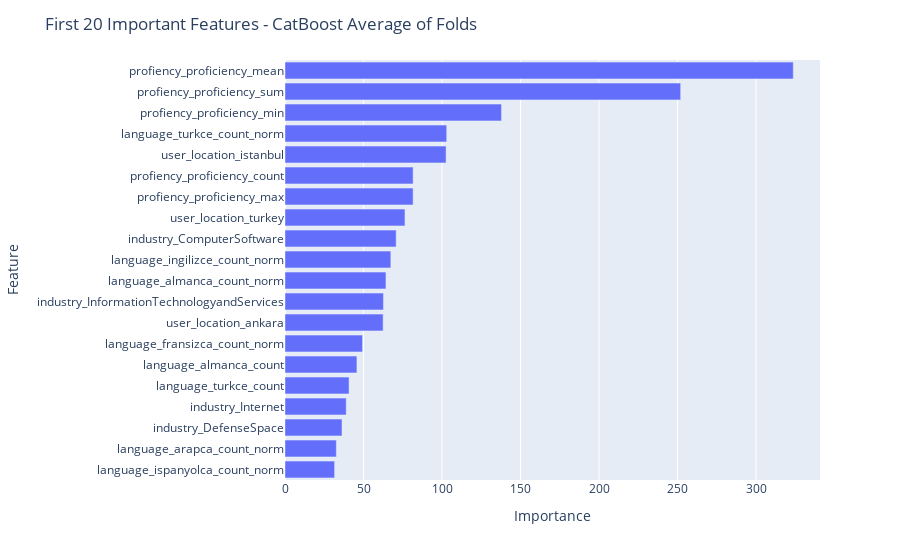

The cell this chart's notebook holds for it:
### Code cell
import plotly.express as px
importance = [model.feature_importances_ for model in models]

f_importance = pd.concat([pd.Series(X.columns.to_list(),name='Feature'),
                          pd.Series(np.mean(importance,axis=0),name="Importance")],
                         axis=1).sort_values(by='Importance',
                                             ascending=True)

fig = px.bar(f_importance.tail(20),x='Importance',y='Feature')
fig.update_layout(
    title_text="First 20 Important Features - CatBoost Average of Folds"
)
fig.show()

### Figure 1 — Plotly figure (JSON) as saved in the notebook; plotly's stock layout.template omitted (floating-point values rounded to 4 significant figures)
{"data": [{"alignmentgroup": "True", "hovertemplate": "Importance=%{x}<br>Feature=%{y}<extra></extra>", "legendgroup": "", "marker": {"color": "#636efa", "pattern": {"shape": ""}}, "name": "", "offsetgroup": "", "orientation": "h", "showlegend": false, "textposition": "auto", "type": "bar", "x": [31.6, 32.7, 36.3, 39, 40.8, 45.8, 49.4, 62.5, 62.7, 64.3, 67.4, 70.8, 76.4, 81.6, 81.6, 102.6, 103, 137.9, 252, 323.7], "xaxis": "x", "y": ["language_ispanyolca_count_norm", "language_arapca_count_norm", "industry_DefenseSpace", "industry_Internet", "language_turkce_count", "language_almanca_count", "language_fransizca_count_norm", "user_location_ankara", "industry_InformationTechnologyandServices", "language_almanca_count_norm", "language_ingilizce_count_norm", "industry_ComputerSoftware", "user_location_turkey", "profiency_proficiency_max", "profiency_proficiency_count", "user_location_istanbul", "language_turkce_count_norm", "profiency_proficiency_min", "profiency_proficiency_sum", "profiency_proficiency_mean"], "yaxis": "y"}], "layout": {"barmode": "relative", "legend": {"tracegroupgap": 0}, "margin": {"t": 60}, "title": {"text": "First 20 Important Features - CatBoost Average of Folds"}, "xaxis": {"anchor": "y", "domain": [0, 1], "title": {"text": "Importance"}}, "yaxis": {"anchor": "x", "domain": [0, 1], "title": {"text": "Feature"}}}}
